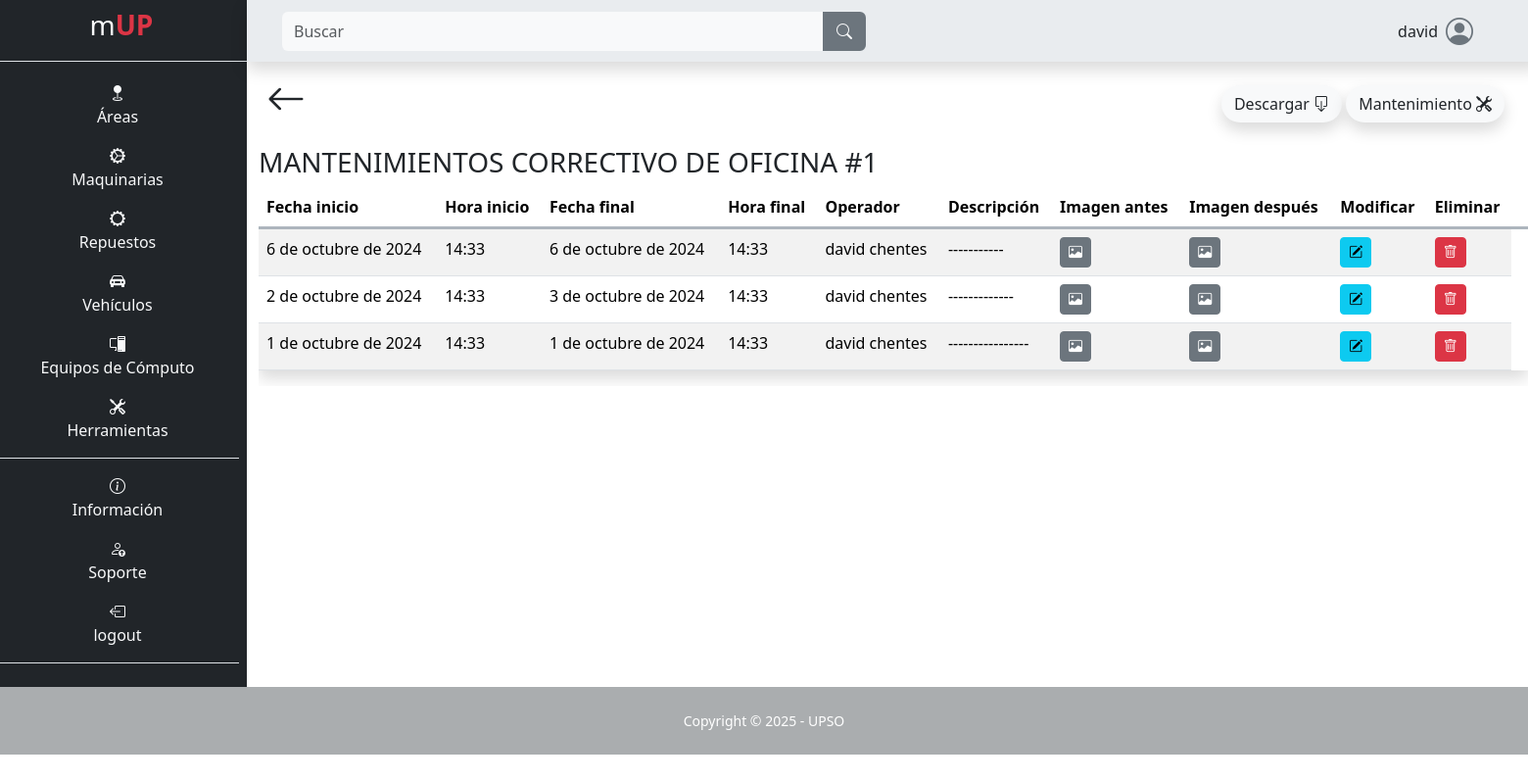
/area/mantenimientos_area/7/1 (signed in), run on the app's committed database.
### app/mUP_area/models.py (models this page shows, shortened)
class TipoMantenimientoArea(models.Model):
    tipo = models.CharField(max_length=100, blank=False, null=False)
    class Meta:
        indexes = [
            models.Index(fields=['tipo']),
        ]
    def __str__(self):
        return self.tipo

class Area(models.Model):
    nombre = models.CharField(max_length=100, null=False, blank=False)
    tamaño = models.CharField(max_length=100, blank=False, null=False)
    encargado = models.CharField(max_length=100, blank=False, null=False)
    teléfono_encargado = models.CharField(max_length=100, blank=False, null=False)
    descripción = models.TextField(max_length=500, null=False, blank=False)
    ubicación = models.CharField(max_length=100, null=False, blank=False)
    capacidad = models.CharField(max_length=100, null=False, blank=False)
    tipo_de_área = models.CharField(max_length=100, null=False, blank=False)
    estado_de_ocupación = models.CharField(max_length=100, null=False, blank=False)
    fecha_ultimo_mantenimiento = models.DateField(default=date.today, blank=False, null=False)
    intervalo_mantenimiento = models.IntegerField(blank=False, null=False)
    imagen = models.ImageField(upload_to="area/imagen", null=False, blank=False)
    class Meta:
        indexes = [
            models.Index(fields=['nombre']),
        ]
    def __str__(self):
        return self.nombre

class MantenimientoArea(models.Model):
    area = models.ForeignKey(Area, on_delete=models.CASCADE)
    tipo = models.ForeignKey(TipoMantenimientoArea, on_delete=models.CASCADE)
    fecha_inicio = models.DateField(default=date.today)
    hora_inicio = models.TimeField(default=datetime.now().time())
    fecha_fin = models.DateField(default=date.today)
    hora_fin = models.TimeField(default=datetime.now().time())
    operador = models.CharField(max_length=100, blank=False, null=False, default="")
    descripción = models.TextField(max_length=500, null=False, blank=False, default="")
    imagen_antes = models.ImageField(upload_to="area/mantenimiento/antes", null=False, blank=False, default=None)
    imagen_después = models.ImageField(upload_to="area/mantenimiento/después", null=False, blank=False, default=None)
    class Meta:
        indexes = [
            models.Index(fields=['area']),
        ]

### app/mUP_area/views.py (the view)
# urls.py: path('mantenimientos_area/<int:id>/<int:mant>', views.mantenimientos_area, name="mantenimientos_area"),
@login_required
def mantenimientos_area(request, id, mant):
    area = get_object_or_404(Area, id=id)
    tipo_mantenimiento = get_object_or_404(TipoMantenimientoArea, id=mant)
    mantenimientos = area.mantenimientoarea_set.filter(tipo=tipo_mantenimiento).order_by('-fecha_fin', '-hora_fin')
    context = {
        'area': area,
        'tipo_mantenimiento': tipo_mantenimiento,
        'mantenimientos': mantenimientos,
    }
    return render(request, 'mUP_area/manteniminetos.html', context)

### templates/mUP_area/manteniminetos.html (shortened to what this page needs)
{% extends "layout/base.html" %}
{% block 'content' %}
<div class="container mb-5">
    <div class="d-flex p-2 justify-content-between">
        <a class="text-decoration-none text-dark flecha-atras" href="{% url "detalles_area" id=area.id %}">
            <i class="bi bi-arrow-left fs-1"></i>
        </a>
        <span class="p-3">
            <button type="button" class="btn custom descargar shadow rounded-pill" data-bs-toggle="modal" data-bs-target="#modal-descargar">
                Descargar <i class="bi bi-box-arrow-down "></i>
            </button>
            <a class="btn custom mantenimineto shadow rounded-pill" href="{% url "nuevo_mantenimiento_area" id=area.id mant=tipo_mantenimiento.id %}">Mantenimiento <i class="bi bi-tools"></i></a>
        </span>
    </div>
    <h3 class="text-uppercase">Mantenimientos {{ tipo_mantenimiento }} de {{ area }}</h3>
    <div class="table-responsive">
    <table class="table table-striped shadow">
        <thead>
            <tr class="border border-end-0 border-start-0 border-top-0 border-3 border-dark-subtle">
                <th>Fecha inicio</th>
                <th>Hora inicio</th>
                <th>Fecha final</th>
                <th>Hora final</th>
                <th>Operador</th>
                <th>Descripción</th>
                <th>Imagen antes</th>
                <th>Imagen después</th>
                <th>Modificar</th>
                <th>Eliminar<th>
            </tr>
        </thead>
        <tbody>
            {% for mantenimiento in mantenimientos %}
                <tr>
                    <td>{{ mantenimiento.fecha_inicio }}</td>
                    <td>{{ mantenimiento.hora_inicio }}</td>
                    <td>{{ mantenimiento.fecha_fin }}</td>
                    <td>{{ mantenimiento.hora_fin }}</td>
                    <td>{{ mantenimiento.operador }}</td>
                    <td>{{ mantenimiento.descripción }}</td>
                    <td>
                        <button type="button" class="btn btn-secondary btn-sm" data-bs-toggle="modal" data-bs-target="#exampleModal{{ mantenimiento.id }}1">
                            <i class="bi bi-image"></i>
                        </button>
                    </td>
                    <td>
                        <button type="button" class="btn btn-secondary btn-sm" data-bs-toggle="modal" data-bs-target="#exampleModal{{ mantenimiento.id }}">
                            <i class="bi bi-image"></i>
                        </button>
                    </td>
                    <td>
                        <a class="btn btn-info btn-sm" href="{% url "mod_mantenimiento_area" id=mantenimiento.id mant=tipo_mantenimiento.id %}"><i class="bi bi-pencil-square"></i></a>
                    </td>
                    <td>
                        <button type="button" class="btn btn-danger btn-sm" data-bs-toggle="modal" data-bs-target="#modal-eliminar{{ mantenimiento.id }}">
                            <i class="bi bi-trash"></i>
                        </button>
                    </td>
                </tr>
            {% endfor %}
        </tbody>
    </table>
    </div>
</div>
{% endblock %}

### templates/layout/base.html (shortened to what this page needs)
{% load static %}
<!DOCTYPE html>
<html lang="es">
<head>
    <link rel="stylesheet" href="https://cdn.jsdelivr.net/npm/bootstrap-icons@1.10.3/font/bootstrap-icons.css">
    <link rel="stylesheet" href="{% static "css/bootstrap.css" %}">
    <link rel="stylesheet" href="{% static "css/style.css" %}">
</head>
<body class="" id="page-top">
    <main>
        <div class="row">
            {% if user.is_authenticated %}
            <div class="col-12 col-md-2 m-0 p-0 text-light text-center barra d-none d-md-block">
                <ul class="mt-1">
                    <li class="nav-item text-center fs-3 lista-menu me-4" style="transition: background-color 0.5s ease">
                        <a class="nav-link lista-menu text-decoration-none" href="{% url "index" %}">
                            <span>m</span><span class="text-danger"><b>UP</b></span>
                        </a>
                    </li>
                </ul>
                <ul class="flex-column align-items-stretch p-2 border-top">
                    <li class="nav-item mt-1 pt-2 lista-menu text-center" style="transition: background-color 0.5s ease">
                        <a class="text-light text-decoration-none lista-menu" href="{% url "area" %}"><i class="bi bi-geo-fill"></i><p>Áreas</p></a>
                    </li>
                    <li class="nav-item lista-menu" style="transition: background-color 0.5s ease">
                        <a class="text-light text-decoration-none lista-menu" href="{% url "maquina" %}"><i class="bi bi-gear-wide-connected"></i><p>Maquinarias</p></a>
                    </li>
                    <li class="nav-item lista-menu" style="transition: background-color 0.5s ease">
                        <a class="text-light text-decoration-none lista-menu" href="{% url "repuesto_maquina" %}"><i class="bi bi-gear-wide"></i><p>Repuestos</p></a>
                    </li>
                    <li class="nav-item lista-menu" style="transition: background-color 0.5s ease">
                        <a class="text-light text-decoration-none lista-menu" href="{% url "vehiculo" %}"><i class="bi bi-car-front-fill"></i><p>Vehículos</p></a>
                    </li>
                    <li class="nav-item lista-menu" style="transition: background-color 0.5s ease">
                        <a class="text-light text-decoration-none lista-menu" href="{% url "pc" %}"><i class="bi bi-pc-display"></i><p>Equipos de Cómputo</p></a>
                    </li>
                    <li class="nav-item border-bottom lista-menu" style="transition: background-color 0.5s ease">
                        <a class="text-light text-decoration-none lista-menu" href="{% url "herramienta" %}"><i class="bi bi-tools"></i><p>Herramientas</p></a>
                    </li>
                    <li class="nav-item pt-3 lista-menu" style="transition: background-color 0.5s ease">
                        <a class="text-light text-decoration-none lista-menu" href="{% url "info" %}"><i class="bi bi-info-circle"></i><p>Información</p></a>
                    </li>
                    <li class="nav-item lista-menu" style="transition: background-color 0.5s ease">
                        <a class="text-light text-decoration-none lista-menu" href="{% url "soporte" %}">  <i class="bi bi-person-up"></i><p>Soporte</p></a>
                    </li>
                    {% if user.is_authenticated %}
                        <li class="nav-item lista-menu border-bottom" style="transition: background-color 0.5s ease">
                            <a class="text-light text-decoration-none lista-menu" href="{% url "logout" %}"><i class="bi bi-box-arrow-left"></i><p>logout</p></a>
                        </li>
                    {% else %}
                        <li class="nav-item lista-menu border-bottom" style="transition: background-color 0.5s ease">
                            <a class="text-light text-decoration-none lista-menu" href="{% url "login" %}"><i class="bi bi-box-arrow-right"></i><p>Login</p></a>
                        </li>
                    {% endif %}
                </ul>
            </div>
            {% endif %}
            <div class="col-12 col-md-10 m-0 p-0">
                {% if user.is_authenticated %}
                <nav class="row navbar bg-body-secondary p-2 m-0 shadow sticky-top navbar-expand-lg">
                        <div class="col-12 col-md-6 order-lg-first order-last">
                            <form class="d-flex form-inline mr-auto ml-md-3 my-2 my-md-0 ms-3 me-3 mw-100 navbar-search" role="search" action="" method='GET'>
                                <div class="input-group">
                                    <input class="form-control bg-light border-0 small" id="search-input" name="search" type="search" placeholder="Buscar" aria-label="Search">
                                    <div class="input-group-append">
                                        <button class="btn btn-secondary text-light rounded-0 rounded-end border-2" type="submit">
                                            <i class="bi bi-search"></i>
                                        </button>
                                    </div>
                                </div>
                            </form>
                        </div>
                        <div class="col-12 col-md-6">
                            <div class="me-5 d-flex justify-content-center justify-content-md-end align-items-center">
                                <p class="ms-5 mt-auto mb-auto">{{ user }}</p>
                                <i class="bi bi-person-circle fs-3 ms-2 icono-persona"></i>
                            </div>
                        </div>
                </nav>
                {% endif %}
                {% block 'content' %}{% endblock %}
            </div>
    </main>
    {% if user.is_authenticated %}
    <footer class="footer">
        <div class="small text-center p-4 text-white">Copyright &copy; 2025 - UPSO</div>
    </footer>
    {% endif %}
</body>
</html>

### static/css/style.css (style rules this page uses)
:root { --color-primary: #6c757d; --color-secondary: #212529; --color-tertiary: #f8f9fa; --body: #ffffff; --footer: #aaadaf; }
* { margin: 0; padding: 0; box-sizing: border-box; }
body { background-color: var(--body); }
.barra { background-color: var(--color-secondary); }
ul { list-style-type: none; }
.icono-persona { color: var(--color-primary); }
.custom { background-color: var(--color-tertiary); }
.footer { background-color: var(--footer); }

### data on the page
TipoMantenimientoArea: tipo "CORRECTIVO"
Area: nombre "OFICINA #1"
MantenimientoArea: fecha_inicio "6 de octubre de 2024", hora_inicio "14:33", fecha_fin "6 de octubre de 2024", hora_fin "14:33", operador "david chentes", descripción "-----------"
MantenimientoArea: fecha_inicio "2 de octubre de 2024", hora_inicio "14:33", fecha_fin "3 de octubre de 2024", hora_fin "14:33", operador "david chentes", descripción "-------------"
MantenimientoArea: fecha_inicio "1 de octubre de 2024", hora_inicio "14:33", fecha_fin "1 de octubre de 2024", hora_fin "14:33", operador "david chentes", descripción "----------------"

### other printed values
{{ user }} "david"
